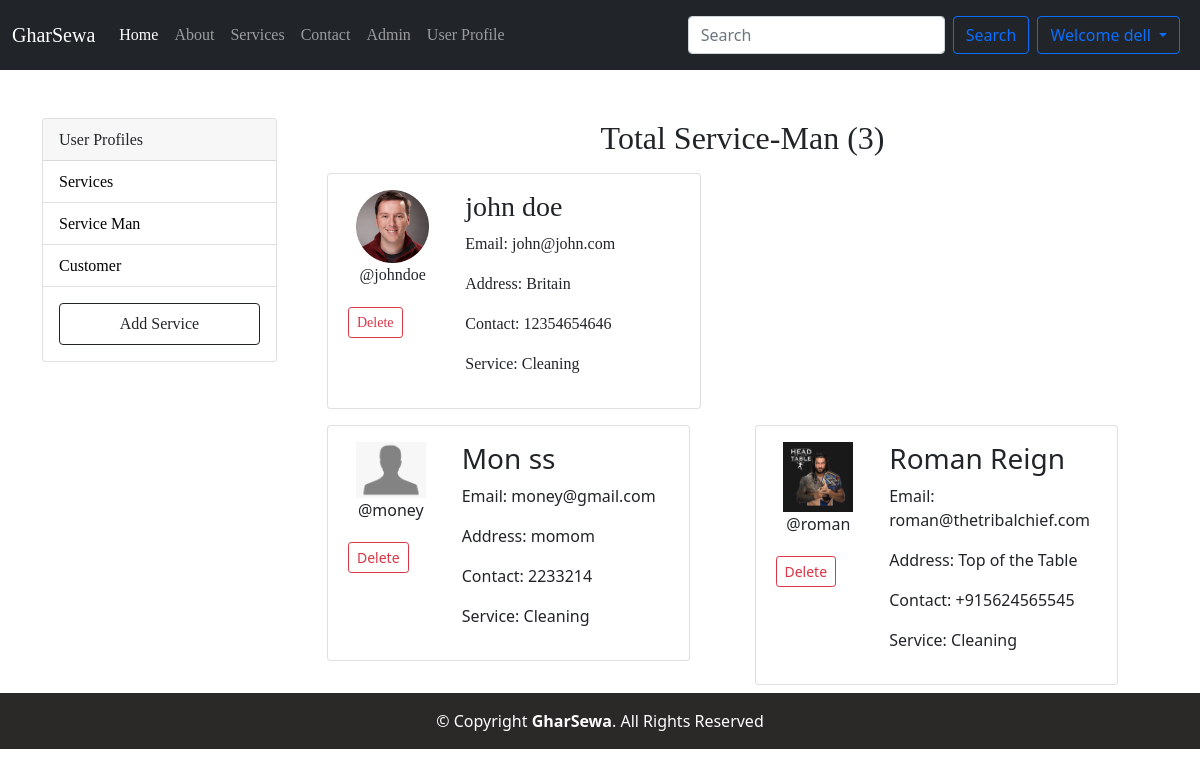
The app's page /user_profile/?category=users (signed in), older data.
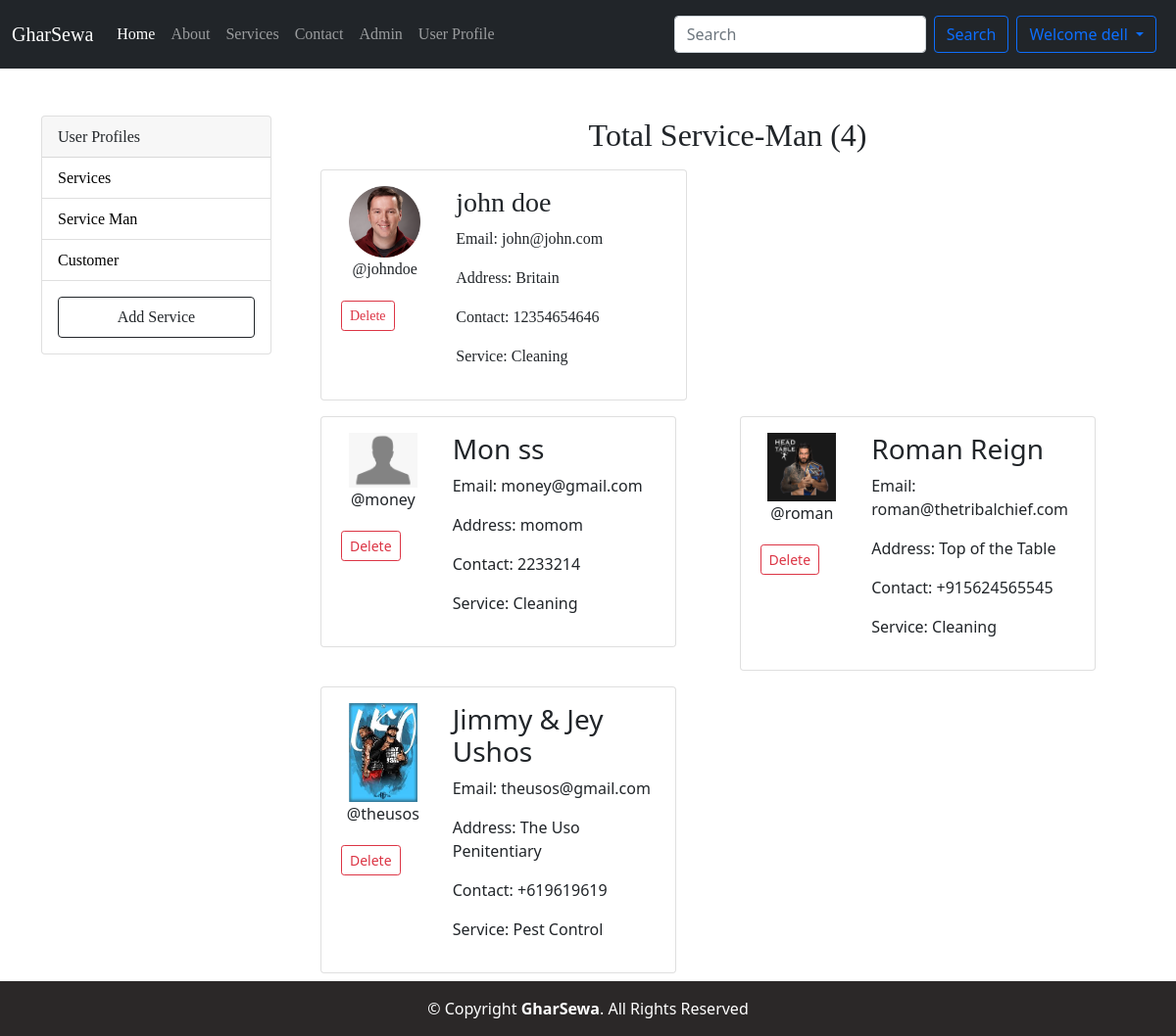
The same page, newer data.
### home/models.py (models this page shows, shortened)
class Service_Man(models.Model):
    status = models.ForeignKey(Status, on_delete=models.CASCADE, null=True)
    user = models.ForeignKey(User, on_delete=CASCADE, null=True)
    phone = models.CharField(max_length=20, null=True)
    image = models.ImageField(upload_to='service_man/', null=True)
    address = models.CharField(max_length=100, null=True)
    service = models.ForeignKey(
        Service, on_delete=CASCADE, null=True, blank=True)
    date_joined = models.DateField(auto_now_add=True)

class Service(models.Model):
    service_id = models.AutoField(primary_key=True)
    service_name = models.CharField(max_length=50)
    service_desc = models.TextField()
    image = models.FileField(null=True)
    pub_date = models.DateField(auto_now_add=True)

### home/views.py (the view)
# urls.py: path('user_profile/', views.user_profile, name='user_profile'),
@login_required(login_url='login')
def user_profile(request):
    if request.user.is_staff:
        category = request.GET.get('category')
        if category == None:
            services = Service.objects.all()
            count = services.count()
            category = 'Total Services Offered'
            return render(request, 'user_profile.html', {'services': services, 'count': count, 'category': category},)
        elif category == 'users':
            users = Service_Man.objects.all()
            count = users.count()
            category = 'Total Service-Man'
            return render(request, 'user_profile.html', {'users': users, 'count': count, 'category': category})
        elif category == 'customer':
            customers = Customer.objects.all()
            count = customers.count()
            category = "Total Customers"
            return render(request, 'user_profile.html', {'customers': customers, 'count': count, 'category': category})
        else:
            return render(request, 'user_profile.html')
    else:
        return HttpResponse('Error')

### templates/user_profile.html (shortened to what this page needs)
{% extends 'base.html' %}
{% load static %}
{% block body %}
<div class="container mt-5">
    <div class="row">
        <div class="col-md-3">
            <div class="card">
                <div class="card-header">
                    <a>User Profiles</a>
                </div>
                <ul class="list-group list-group-flush">
                    <li class="list-group-item">
                        <a href="{% url 'user_profile' %}">Services</a>
                    </li>
                    <li class="list-group-item">
                        <a href="{% url 'user_profile' %}?category=users">Service Man</a>
                    </li>
                    <li class="list-group-item">
                        <a href="{% url 'user_profile' %}?category=customer">Customer</a>
                    </li>
                </ul>
                <a href="{% url 'add_service' %}" class="btn btn-outline-dark p-2 m-3">Add Service</a>
            </div>
        </div>
        <div class="col-md-9">
            <div class="row">
                <h2 class="text-center"><a>{{category}} ({{count}})</h2>
                {% for user in users %}
                <div class="col-md-6">
                    <div class="card card-body my-2">
                        <div class="row">
                            <div class="col-md-4">
                                <div>
                                    <img src="{{user.image.url}}" class="image-thumbnail w-75 m-auto" alt="Photos">
                                    <p class="text-center">@{{user.user.username}}</p>
                                </div>
                                <div>
                                    <button class="btn btn-outline-danger btn-sm m-1" data-bs-toggle="modal"
                                        data-bs-target="#deleteUser">Delete</button>
                                </div>
                            </div>
                            <div class="col-md-8">
                                <h3>{{user.user.first_name}} {{user.user.last_name}}</h3>
                                <p>Email: {{user.user.email}}</p>
                                <p>Address: {{user.address}}</p>
                                <p>Contact: {{user.phone}}</p>
                                <p>Service: {{user.service.service_name}}</p>
                            </div>
                        </div>
                    </div>
                </div>
                {% endfor %}
            </div>
        </div>
    </div>
</div>
{% endblock body %}

Row changes from the older to the newer data that the page shows:
added Service_Man: image (picture), user.username "theusos", user.first_name "Jimmy & Jey", user.last_name "Ushos", user.email "theusos@gmail.com", address "The Uso Penitentiary", phone "+619619619", service.service_name "Pest Control"
Text that changed along with them:
{{ count }}: "3" → "4"
